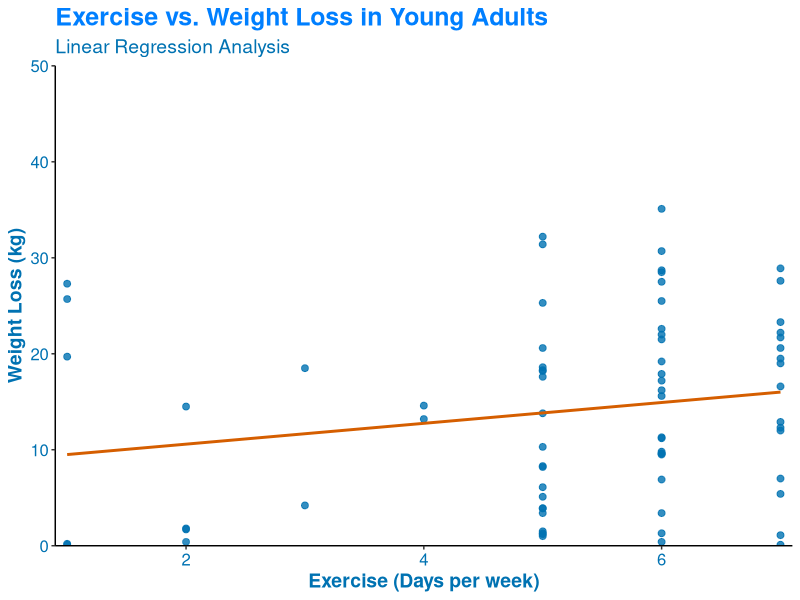

R code for this plot:
# Install packages
#install.packages(c("ggplot2", "tidyverse"))

# Call the packages
library(ggplot2)
library(tidyverse)

# Import the data
data <- read.csv("data.csv")

# Calculate Weight_loss as Starting_weight - Current_weight
data$Weight_loss <- data$Starting_weight - data$Current_weight

# Calculate descriptive statistics
exercise_mean <- mean(data$Exercise)
exercise_sd <- sd(data$Exercise)

inweight_mean<-mean(data$Starting_weight)
inweight_sd<-sd(data$Starting_weight)

curweight_mean<-mean(data$Current_weight)
curweight_sd<-sd(data$Current_weight)

weight_loss_mean <- mean(data$Weight_loss)
weight_loss_sd <- sd(data$Weight_loss)

# Create a scatterplot of exercise vs. weight loss
ggplot(data, aes(x = Exercise, y = Weight_loss)) +
  geom_point(size = 2, alpha = 0.8, color = "#0072B2") +
  geom_smooth(method = "lm", se = FALSE, color = "#D55E00", size = 1) +
  labs(x = "Exercise (Days per week)", y = "Weight Loss (kg)", title = "Exercise vs. Weight Loss in Young Adults",
       subtitle = "Linear Regression Analysis")+
  theme_classic()+
  theme(plot.title = element_text(color = "#007FFF", size = 18, face = "bold"),
        plot.subtitle = element_text(color = "#0072B2", size = 14),
        axis.title.x = element_text(color = "#0072B2", size = 14, face = "bold"),
        axis.title.y = element_text(color = "#0072B2", size = 14, face = "bold"),
        axis.text = element_text(color = "#0072B2", size = 12),
        legend.title = element_blank(),
        legend.text = element_text(color = "#0072B2", size = 12))+
  scale_x_continuous (limits=c(0.9,7.1), expand=c(0,0))+
  scale_y_continuous(limits=c(0,50), expand=c(0,0))

# Calculate correlation between exercise and weight loss
correlation <- cor(data$Exercise, data$Weight_loss)

# Perform linear regression analysis
fit <- lm(Weight_loss ~ Exercise, data = data)
summary(fit)

# Print descriptive statistics and correlation
cat("\n","Exercise(Days/week) :-","\n", "Mean:", exercise_mean, "\b",",",
"Standard Deviation:", exercise_sd, "\n",

"\n","Starting Weight(in kg) :- ","\n", "Mean:", inweight_mean, "\b",",",
    "Standard Deviation:", inweight_sd, "\n",

"\n","Final Weight(in kg) :-","\n", "Mean:", curweight_mean, "\b",",",
"Standard Deviation:", curweight_sd, "\n",


"\n","Weight loss(in kg) :-","\n", "Mean:", weight_loss_mean, "\b",",",
"Standard Deviation:", weight_loss_sd, "\n",

"\n","Correlation between exercise and weight loss:", correlation, "\n")
